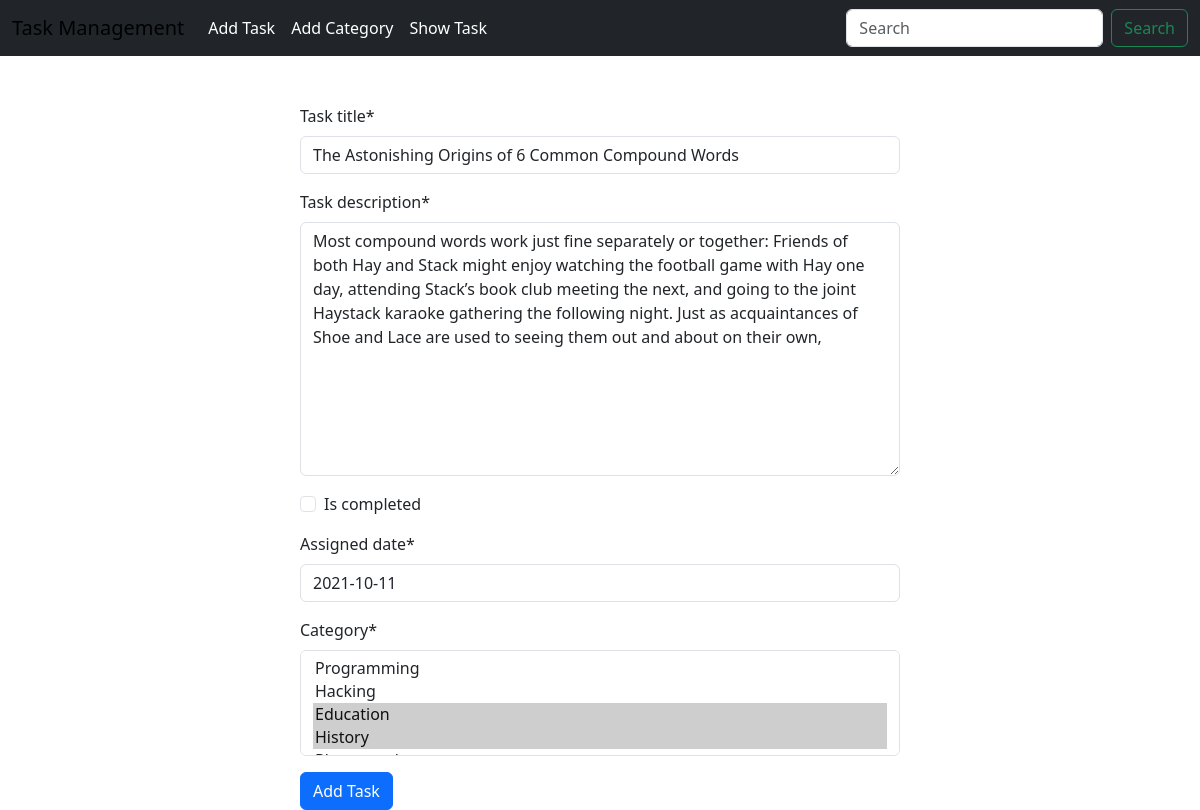
The app's page /task/edit/2 with its own data.
### task/models.py (models this page shows, shortened)
class Task(models.Model):
    task_title = models.CharField(max_length=200)
    task_description = models.TextField()
    is_completed = models.BooleanField(default=False)
    assigned_date = models.DateField()
    category = models.ManyToManyField(Category)

### task/views.py (the view)
# urls.py: path('edit/<int:id>', views.editTask, name='edit_task'),
def editTask(request, id):
    task = Task.objects.get(pk=id)
    task_form = AddTask(instance=task)
    if request.method == 'POST':
        task_form = AddTask(request.POST, instance=task)
        if task_form.is_valid():
            task_form.save()
            return redirect('home')
    return render(request,'add_task.html',{'form': task_form})

### task/forms.py
class AddTask(forms.ModelForm):
    class Meta:
        model = Task
        fields = '__all__'
        widgets = {
            ' assigned_date': forms.DateInput(attrs={'class': 'datepicker'})
        }

### category/models.py (called while the page is built)
    def __str__(self):
        return self.name

### task/templates/add_task.html (shortened to what this page needs)
{% extends "base.html" %}
{% load crispy_forms_tags %}
{% block content %}
<form style="width: 50%; margin: auto;" class="mt-5" method="POST" >
    {{form | crispy}}
    <input class="btn btn-primary" type="submit" value="Add Task">
</form>
{% endblock content %}

### records on screen
Task: task_title "The Astonishing Origins of 6 Common Compound Words", task_description "Most compound words work just fine separately or together: Friends of both Hay and Stack might enjoy watching the football game with Hay one day, attending Stack’s book club meeting the next, and going to the joint Haystack karaoke gathering the following night. Just as acquaintances of Shoe and Lace are used to seeing them out and about on their own,", assigned_date "2021-10-11"
